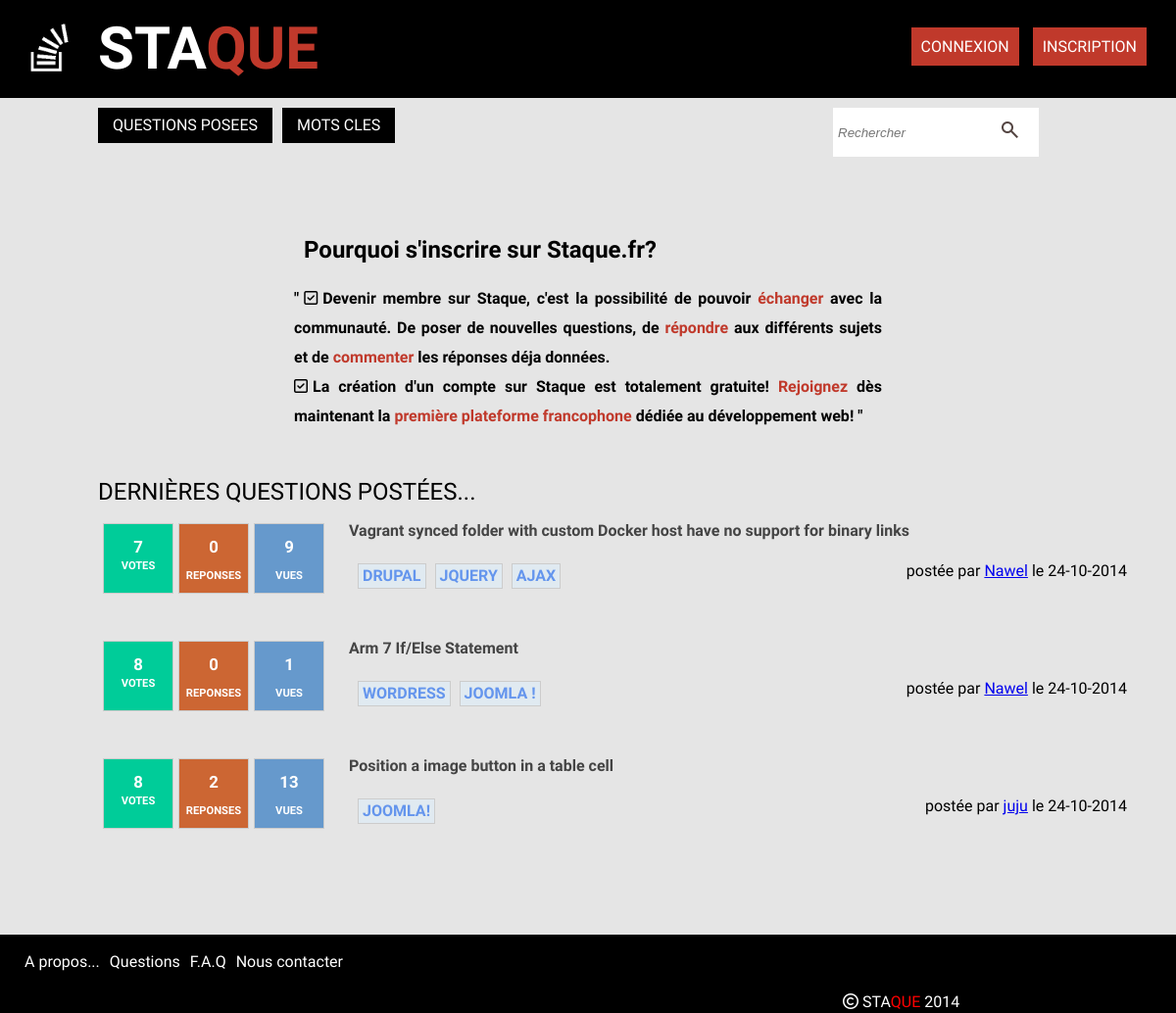
The page / on the database its author committed.
### tables this page shows
CREATE TABLE IF NOT EXISTS `questions` (
  `id` int(11) NOT NULL AUTO_INCREMENT,
  `title` varchar(150) NOT NULL,
  `contenu` text NOT NULL,
  `id_user` int(11) NOT NULL,
  `keyword1` varchar(255) NOT NULL,
  `keyword2` varchar(255) DEFAULT NULL,
  `keyword3` varchar(255) DEFAULT NULL,
  `keyword4` varchar(255) DEFAULT NULL,
  `keyword5` varchar(255) DEFAULT NULL,
  `vues` int(11) NOT NULL,
  `dateCreated` datetime NOT NULL,
  `dateModified` datetime NOT NULL,
  PRIMARY KEY (`id`)
);

CREATE TABLE IF NOT EXISTS `users` (
  `id` int(11) NOT NULL AUTO_INCREMENT,
  `name` varchar(255) NOT NULL,
  `avatar` varchar(255) DEFAULT NULL,
  `email` varchar(50) NOT NULL,
  `username` varchar(50) NOT NULL,
  `password` varchar(255) NOT NULL,
  `salt` varchar(50) NOT NULL,
  `token` varchar(50) NOT NULL,
  `dateRegistered` datetime NOT NULL,
  `dateModified` datetime NOT NULL,
  `job` varchar(255) NOT NULL,
  `country` varchar(255) NOT NULL,
  `language` varchar(255) NOT NULL,
  `externallink` varchar(255) DEFAULT NULL,
  `score` int(11) NOT NULL,
  PRIMARY KEY (`id`)
);

### inc/functions.php (called while the page is built, shortened)
<?php
	function userIsLogged(){
		return false;
	}
?>

### index.php (the view, shortened to what this page needs)
<?php
	include("db.php");
	include("inc/functions.php");
if (!empty($_GET['recherche'])){
    $search = $_GET['recherche'];
    $sql = "SELECT COUNT(answers.id) AS answCount, questions.id AS questId, questions.title, questions.contenu, questions.id_user AS userId, questions.dateCreated, questions.vues,
  questions.keyword1, questions.keyword2, questions.keyword3, questions.keyword4, questions.keyword5,
  users.id AS idUser, users.name, users.avatar, users.email, users.username, users.password, users.job, users.country, users.language, users.externallink
      FROM questions
      LEFT JOIN users on users.id=questions.id_user
      LEFT JOIN answers on questions.id=answers.id_question
        WHERE questions.contenu LIKE :recherche
            OR questions.title LIKE :recherche
        GROUP BY questions.id
        ORDER BY questions.dateCreated DESC";
        $stmt = $dbh->prepare($sql);
        $stmt->bindValue(":recherche", "%" . $search . "%");
        $stmt->execute();
        $questions = $stmt -> fetchAll();
}
else {
	$sql="SELECT COUNT(answers.id) AS answCount, questions.id AS questId, questions.title, questions.contenu, questions.id_user AS userId, questions.dateCreated, questions.vues,
  questions.keyword1, questions.keyword2, questions.keyword3, questions.keyword4, questions.keyword5,
  users.id AS idUser, users.name, users.avatar, users.email, users.username, users.password, users.job, users.country, users.language, users.externallink
      FROM questions
      LEFT JOIN users on users.id=questions.id_user
      LEFT JOIN answers on questions.id=answers.id_question
          GROUP BY questions.id
          ORDER BY questions.dateCreated DESC
		      LIMIT 3";
	$stmt=$dbh->prepare($sql);
	$stmt->execute();
	$questions=$stmt->fetchAll();
}
?>
<?php include("inc/top.php"); ?>
			<div class="topcontent">
     <?php if (userIsLogged()){ ?>
         <h1><i class="fa fa-stack-overflow"><span class="espace"></span></i>BIENVENUE SUR STAQUE !</h1>
<?php }
          else { ?>
        <h1 style="font-weight:700; font-size:1.5em; margin-bottom:20px"> Pourquoi s'inscrire sur Staque.fr? </h1>
<ul>
    <li>"<span class="espace"></span><i class="fa fa-check-square-o"></i><span class="espace"></span>Devenir membre sur Staque, c'est la possibilité de pouvoir <span class="color">échanger</span> avec la communauté. De poser de nouvelles questions, de <span class="color">répondre</span> aux différents sujets et de <span class="color">commenter</span> les réponses déja données.</li>
    <li><i class="fa fa-check-square-o"></i><span class="espace"></span>La création d'un compte sur Staque est totalement gratuite! <span class="color">Rejoignez </span>dès maintenant la <span class="color">première plateforme francophone</span> dédiée au développement web! "</li>
</ul>
          <?php } ?>
			</div>
			<main class="main_index_questions">
            <div>
			<main class="mainContentQuestions">
        <h1> Dernières questions postées...</h1>
				<?php
					foreach($questions as $question):
					?>
			 	<div class="vote">
        <p><?php echo rand(-5, 15);?></p>
        <p><?php echo "VOTES";?></p>
        </div>
        <div class="answer">
        <p><?php echo $question['answCount'];?></p>
        <p>REPONSES</p>
        </div>
        <div class="vue">
        <p><?php echo $question['vues'];?></p>
        <p>VUES</p>
        </div>
			 	<div class="questions">
				 	<a href="questionsDetail.php?id=<?php echo $question['questId']; ?>" id="titreQuest"> <?php echo $question['title']; ?>
				 	</a>
		           <div id="tag">
            <p class="keyword">
              <a href="questionsByKeyword.php?keyword=<?php echo $question['keyword1']; ?>" id="key1" title="Mot-clef 1"><?php echo $question['keyword1']; ?></a>
            </p>
                <?php if(!empty($question['keyword2'])){ ?>
              <p class="keyword">
              <a href="questionsByKeyword.php?keyword=<?php echo $question['keyword2']; ?>" id="key2" title="Mot-clef 2"><?php echo $question['keyword2']; ?>
                </a>
              </p>
              <?php }?>
                <?php if(!empty($question['keyword3'])){ ?>
              <p class="keyword">
                <a href="questionsByKeyword.php?keyword=<?php echo $question['keyword3']; ?>" id="key3" title="Mot-clef 3"><?php echo $question['keyword3']; ?>
                </a>
              </p>
                <?php }?>
				 		<div id="identification">
              <a>postée par</a>
              <?php
              if (empty($question['name'])){
                echo "profil supprimé";
              }else {
                echo "<a href='profile.php?id=".$question['idUser']."'>".$question['username']."</a>";
              }?>
              </a>le <?php
              $unix = strtotime($question['dateCreated']);
                        echo date("d-m-Y", $unix); ?>
            </div>
			 		</div>
			 	</div>
 				<?php endforeach; ?>
			</div>
		</main>
</div>
<?php include("inc/bottom.php"); ?>

### css/style2.css (style rules this page uses)
html, body, div, span, applet, object, iframe, h1, h2, h3, h4, h5, h6, p, blockquote, pre, a, abbr, acronym, address, big, cite, code, del, dfn, em, img, ins, kbd, q, s, samp, small, strike, strong, sub, sup, tt, var, b, u, i, center, dl, dt, dd, ol, ul, li, fieldset, form, label, legend, table, caption, tbody, tfoot, thead, tr, th, td, article, aside, canvas, details, embed, figure, figcaption, footer, header, hgroup, menu, nav, output, ruby, section, summary, time, mark, audio, video { margin: 0; padding: 0; border: 0; font-size: 100%; font: inherit; vertical-align: baseline; }
body { line-height: 1; }
ol, ul { list-style: none; }
body { font-family: 'Play', sans-serif; background-color:rgba(0,0,0,0.1); }
span { color: #fff; font-size: 1em; }
.espace { background-color: transparent; padding-left:5px; }
.main_index_questions { width: 1000px; margin-left: auto; margin-top: 30px; margin-right:auto; margin-bottom: 50px; }
.main_index_questions h1 { font-size: 1.5em; text-transform: uppercase; }
.mainContentQuestions { clear: float; width: 1000px; margin-top: 30px; margin-left:auto; margin-right:auto; margin-bottom: 50px; }
.mainContentQuestions h1 { font-size: 1.5em; text-transform: uppercase; }
.topcontent { text-align: justify; width: 600px; height: 250px; margin:auto; padding-top: 30px; font-weight: 700; line-height: 30px; font-size: 1em; padding: 20px; }
.topcontent h1:first-child { margin :auto; padding-top: 50px; border:none; font-size: 2em; font-weight: 700; padding-left:10px; }
.vote, .answer, .vue { width: 70px; height: 70px; float: left; border: 1px solid #ccc; padding-bottom: 0; margin-top: 20px; margin-left: 5px; font-size: 0.7em; font-weight: 700; text-align: center; color: #fff; }
.vote p, .answer p, .vue p { margin-top: 15px; font-weight: 700; }
.vote p:first-child, .answer p:first-child, .vue p:first-child { font-size: 1.5em; }
.vote { background-color: #0c9; }
.answer { background-color: #c63; }
.vue { margin-right: 25px; background-color: #69c; }
.questions { display: block; width: 1000px; height: 100px; padding-top: 20px; padding-left: 50px; }
.questions p a { text-decoration: none; color: #6495ED; font-weight: bold; }
#tag { margin-top: 25px; margin-left: 30px; }
.keyword { border: 1px solid #ccc; color: #3e6d8e; font-weight: bold; display: inline-block; float: left; margin-left: 9px; padding: 4px; background-color: #e0eaf1; text-align: center; text-transform: uppercase; }
#identification { float: right; }
#titreQuest { font-weight: 700; color: #444; text-decoration: none; }
.vote p:nth-child(2) { margin-top:5px; }
.color { color: #c0392b; }

### rows shown on the page
questions: answCount "0", vues "9", title "Vagrant synced folder with custom Docker host have no support for binary links", keyword1 "DRUPAL", keyword2 "JQUERY", keyword3 "AJAX", id_user.username "Nawel", dateCreated "24-10-2014"
questions: answCount "0", vues "1", title "Arm 7 If/Else Statement", keyword1 "WORDRESS", keyword2 "JOOMLA !", id_user.username "Nawel", dateCreated "24-10-2014"
questions: answCount "2", vues "13", title "Position a image button in a table cell", keyword1 "JOOMLA!", id_user.username "juju", dateCreated "24-10-2014"
